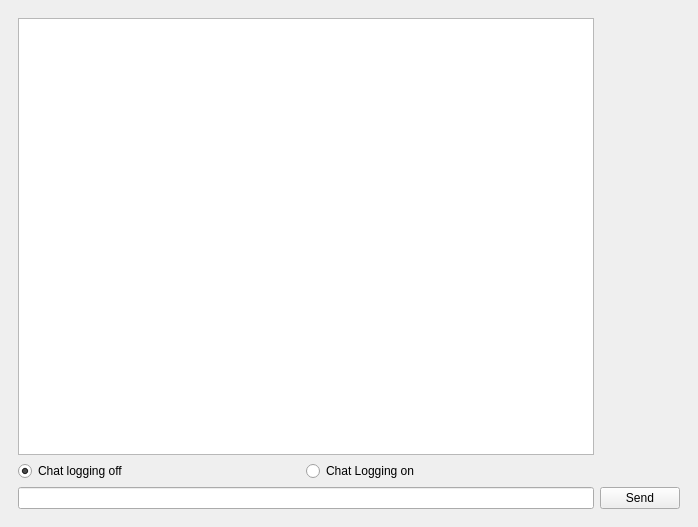
<?xml version="1.0" encoding="UTF-8"?>
<ui version="4.0">
 <class>MainWindow</class>
 <widget class="QMainWindow" name="MainWindow">
  <property name="geometry">
   <rect>
    <x>0</x>
    <y>0</y>
    <width>698</width>
    <height>527</height>
   </rect>
  </property>
  <property name="windowTitle">
   <string>MainWindow</string>
  </property>
  <widget class="QWidget" name="centralwidget">
   <layout class="QGridLayout" name="gridLayout_5">
    <item row="0" column="0">
     <layout class="QGridLayout" name="gridLayout_4">
      <item row="0" column="0">
       <widget class="QWidget" name="widget" native="true">
        <layout class="QGridLayout" name="gridLayout_6">
         <item row="0" column="0">
          <widget class="QTextBrowser" name="textBrowser"/>
         </item>
         <item row="1" column="0">
          <layout class="QHBoxLayout" name="horizontalLayout">
           <property name="spacing">
            <number>0</number>
           </property>
           <property name="rightMargin">
            <number>0</number>
           </property>
           <item alignment="Qt::AlignLeft">
            <widget class="QRadioButton" name="loggingOff">
             <property name="maximumSize">
              <size>
               <width>140</width>
               <height>16777215</height>
              </size>
             </property>
             <property name="toolTip">
              <string>Chat messages will not be logged</string>
             </property>
             <property name="text">
              <string>Chat logging off</string>
             </property>
             <property name="checkable">
              <bool>true</bool>
             </property>
             <property name="checked">
              <bool>true</bool>
             </property>
            </widget>
           </item>
           <item alignment="Qt::AlignLeft">
            <widget class="QRadioButton" name="loggingOn">
             <property name="enabled">
              <bool>true</bool>
             </property>
             <property name="maximumSize">
              <size>
               <width>426</width>
               <height>16777215</height>
              </size>
             </property>
             <property name="toolTip">
              <string>Chat messages will be logged and stored in plaintext in the chat folder</string>
             </property>
             <property name="text">
              <string>Chat Logging on</string>
             </property>
            </widget>
           </item>
          </layout>
         </item>
         <item row="2" column="0">
          <widget class="QLineEdit" name="chatInputBox"/>
         </item>
         <item row="2" column="1">
          <widget class="QPushButton" name="sendChat">
           <property name="sizePolicy">
            <sizepolicy hsizetype="Fixed" vsizetype="Fixed">
             <horstretch>0</horstretch>
             <verstretch>0</verstretch>
            </sizepolicy>
           </property>
           <property name="text">
            <string>Send</string>
           </property>
          </widget>
         </item>
        </layout>
       </widget>
      </item>
     </layout>
    </item>
   </layout>
  </widget>
 </widget>
 <resources/>
 <connections/>
</ui>
